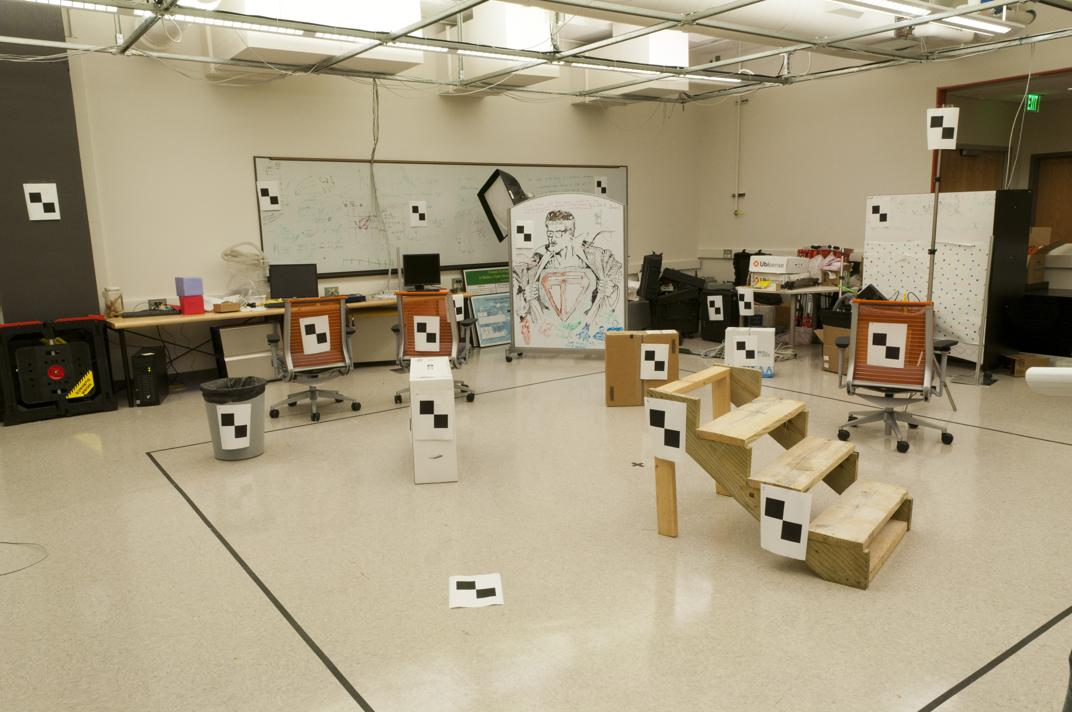
#> input picture image stitching/images/img1/lab1.jpg, 1072 x 712 px; its folder holds 2 pictures in this run
$ python image_stitching.py
#> lines starting #> are read from the running program, lines starting #| are printed output that depends on the picture; after the words box and inside, x2 and y2 are one past the last pixel; in counts of white or black regions, pixels touching at a corner belong together
import numpy as np
import cv2
import os

def draw_matches(img1, keypoints1, img2, keypoints2, matches):
    r, c = img1.shape[:2]
    r1, c1 = img2.shape[:2]

    # Create a blank image with the size of the first image + second image
    output_img = np.zeros((max([r, r1]), c+c1, 3), dtype='uint8')
    output_img[:r, :c, :] = np.dstack([img1, img1, img1])
    output_img[:r1, c:c+c1, :] = np.dstack([img2, img2, img2])

    # Go over all of the matching points and extract them
    for match in matches:
        img1_idx = match.queryIdx
        img2_idx = match.trainIdx
        (x1, y1) = keypoints1[img1_idx].pt
        (x2, y2) = keypoints2[img2_idx].pt

    # Draw circles on the keypoints
    cv2.circle(output_img, (int(x1),int(y1)), 4, (0, 255, 255), 1)
    cv2.circle(output_img, (int(x2)+c,int(y2)), 4, (0, 255, 255), 1)

    # Connect the same keypoints
    cv2.line(output_img, (int(x1),int(y1)), (int(x2)+c,int(y2)), (0, 255, 255), 1)

    return output_img


def warpImages(img1, img2, H):

    rows1, cols1 = img1.shape[:2]
    rows2, cols2 = img2.shape[:2]

    list_of_points_1 = np.float32([[0,0], [0, rows1],[cols1, rows1], [cols1, 0]]).reshape(-1, 1, 2)
    temp_points = np.float32([[0,0], [0,rows2], [cols2,rows2], [cols2,0]]).reshape(-1,1,2)

    # When we have established a homography we need to warp perspective
    # Change field of view
    list_of_points_2 = cv2.perspectiveTransform(temp_points, H)

    list_of_points = np.concatenate((list_of_points_1,list_of_points_2), axis=0)

    [x_min, y_min] = np.int32(list_of_points.min(axis=0).ravel() - 0.5)
    [x_max, y_max] = np.int32(list_of_points.max(axis=0).ravel() + 0.5)

    translation_dist = [-x_min,-y_min]

    H_translation = np.array([[1, 0, translation_dist[0]], [0, 1, translation_dist[1]], [0, 0, 1]])

    output_img = cv2.warpPerspective(img2, H_translation.dot(H), (x_max-x_min, y_max-y_min))
    output_img[translation_dist[1]:rows1+translation_dist[1], translation_dist[0]:cols1+translation_dist[0]] = img1

    return output_img


path = "./images/"
ls = os.listdir(path)
for i in ls:
    new_p = path+str(i)
    img_list = os.listdir(new_p)
    imgl = img_list[0]
    imgr = img_list[1]
    p = new_p+"/"+str(imgl)
    img1 = cv2.imread(new_p+"/"+str(imgl))
#> img1 is the input picture: shape (712, 1072, 3); mean B, G, R 126.2, 153, 164.7
    img2  = cv2.imread(new_p+"/"+str(imgr))
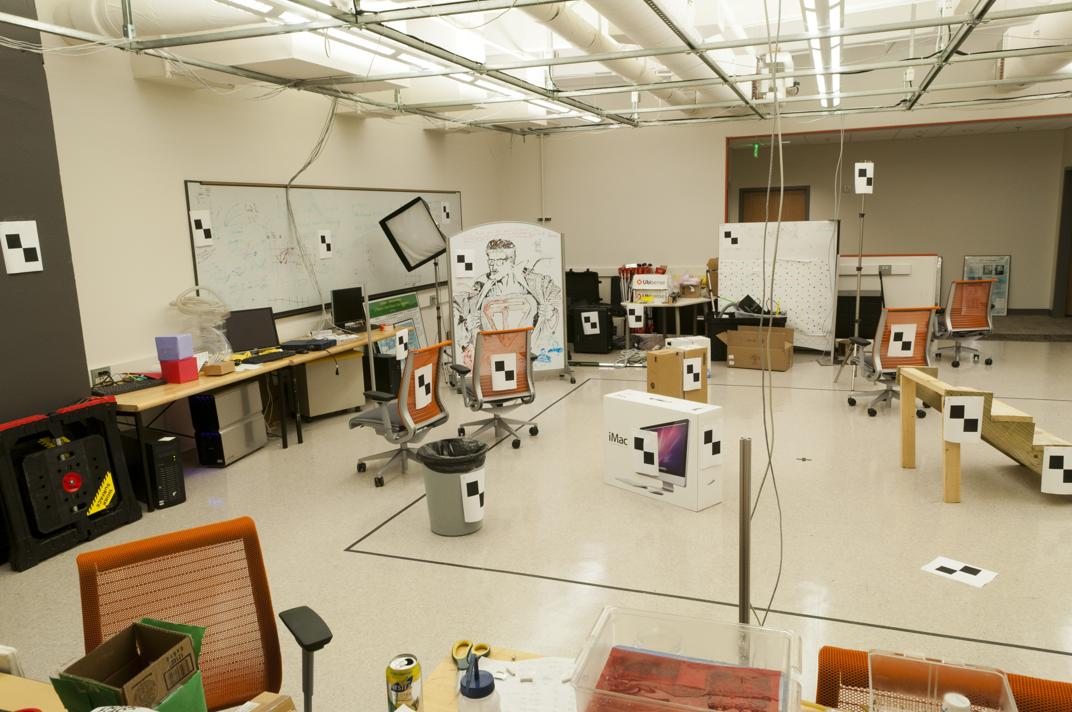
#> input picture image stitching/images/img1/lab2.jpg, 1072 x 712 px
#> img2 is the input picture: shape (712, 1072, 3); mean B, G, R 126, 152.9, 166.6
    img1_gray = cv2.cvtColor(img1, cv2.COLOR_BGR2GRAY)
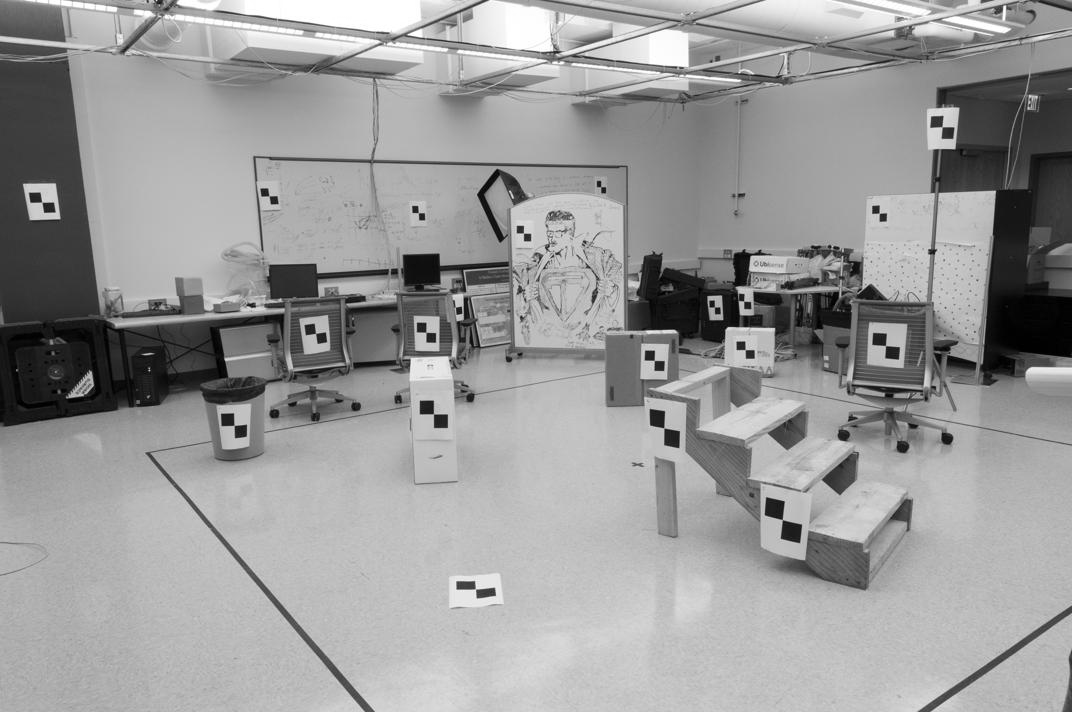
#> img1_gray: shape (712, 1072); min 0, max 255, mean 153.5
    img2_gray = cv2.cvtColor(img2, cv2.COLOR_BGR2GRAY)
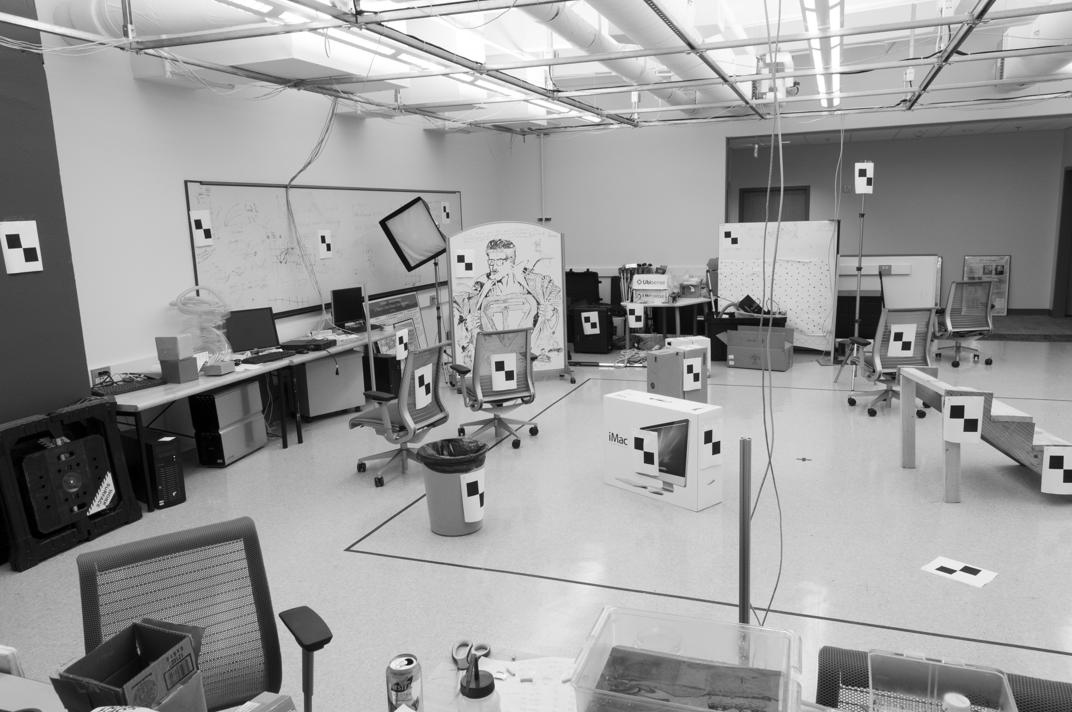
#> img2_gray: shape (712, 1072); min 0, max 255, mean 153.9
    orb = cv2.ORB_create(nfeatures=2000)

    # Find the key points and descriptors with ORB
    keypoints1, descriptors1 = orb.detectAndCompute(img1, None)
#> keypoints1 = 2000 keypoints; strongest (x, y, size): (748, 353, 53.6), (752, 256, 31), (526, 234, 31), (659, 363, 64.3)
    keypoints2, descriptors2 = orb.detectAndCompute(img2, None)
#> keypoints2 = 2000 keypoints; strongest (x, y, size): (410, 661, 37.2), (406, 662, 31), (412, 662, 31), (585, 319, 31)

    bf = cv2.BFMatcher_create(cv2.NORM_HAMMING)

    # Find matching points
    matches = bf.knnMatch(descriptors1, descriptors2,k=2)
#> matches = 2000 matches

    all_matches = []
    for m, n in matches:
        all_matches.append(m)
#> after the loop, all_matches = 2000 matches

    img3 = draw_matches(img1_gray, keypoints1, img2_gray, keypoints2, all_matches[:30])
#> in draw_matches, `output_img[:r, :c, :] = np.dstack([img1, img1, img1])`:
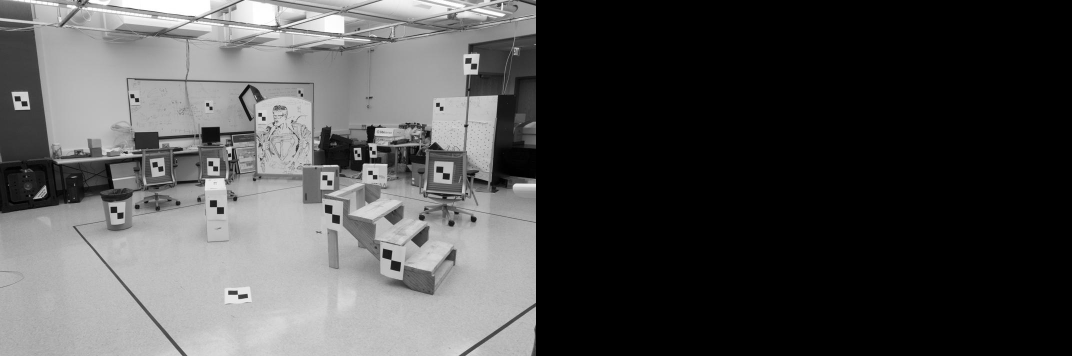
#> output_img: shape (712, 2144, 3) (shown at 1/2 size); min 0, max 255, mean 76.7
#> in draw_matches, `output_img[:r1, c:c+c1, :] = np.dstack([img2, img2, img2])`:
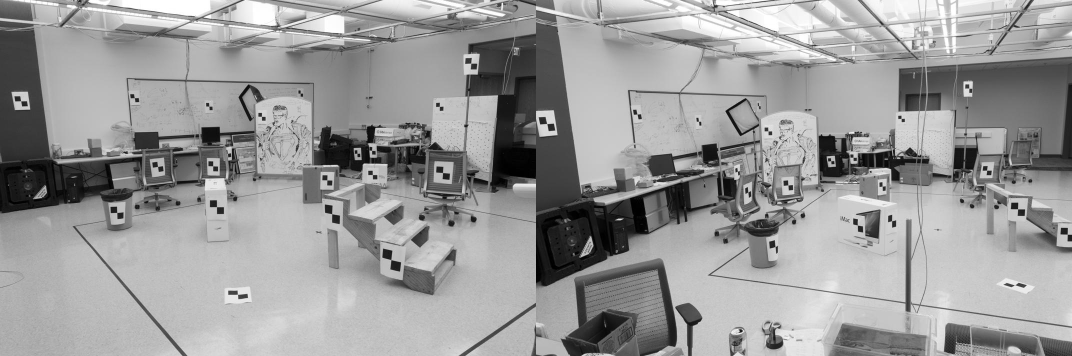
#> output_img: shape (712, 2144, 3) (shown at 1/2 size); min 0, max 255, mean 153.7
#> the loop in draw_matches, `for match in matches:` made 30 passes
#> (img2_idx, x1, y1, x2, y2) on passes 1 to 12: (927, 1028, 108, 707, 338.4), (736, 849, 419, 752.4, 82.8), (821, 651, 361, 959, 419), (78, 432, 416, 961, 419), (286, 521, 234, 899, 340), (821, 270, 194, 959, 419), (107, 742, 299, 869, 178), (440, 715, 304, 592.8, 326.4), (297, 832, 246, 638, 264), (594, 737, 290, 870, 186), (78, 662, 429, 961, 419), (823, 877, 215, 708.5, 445)
#> in draw_matches, `cv2.circle(output_img, (int(x1),int(y1)), 4, (0, 255, 255), 1)`: output_img: shape (712, 2144, 3); under 0.01% of pixels changed, all inside (x1, y1, x2, y2) = (432, 411, 441, 420)
#> in draw_matches, `cv2.circle(output_img, (int(x2)+c,int(y2)), 4, (0, 255, 255), 1)`: output_img: shape (712, 2144, 3); mean of channels 0, 1, 2 153.7, 153.7, 153.7
#> in draw_matches, `cv2.line(output_img, (int(x1),int(y1)), (int(x2)+c,int(y2)), (0, 255, ..`:
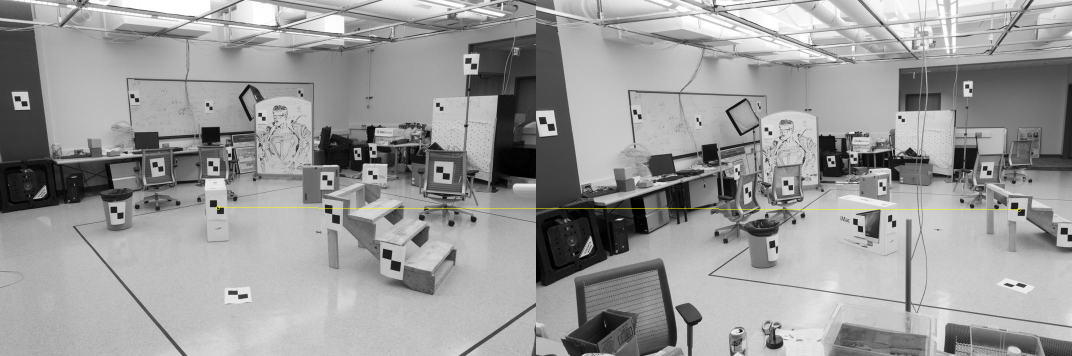
#> output_img: shape (712, 2144, 3) (shown at 1/2 size); mean of channels 0, 1, 2 153.6, 153.8, 153.8; drawn as B, G, R

    good = []
    for m, n in matches:
        if m.distance < 0.8 * n.distance:
            good.append(m)
#> after the loop, good = 198 matches

    MIN_MATCH_COUNT = 4

    if len(good) > MIN_MATCH_COUNT:
        # Convert keypoints to an argument for findHomography
        src_pts = np.float32([ keypoints1[m.queryIdx].pt for m in good]).reshape(-1,1,2)
#> src_pts = 198 rows, first 8: [745, 303], [939, 126], [420, 413], [559, 252], [457, 308], [425, 335], [711, 306], [313, 335]
        dst_pts = np.float32([ keypoints2[m.trainIdx].pt for m in good]).reshape(-1,1,2)
#> dst_pts = 198 rows, first 8: [865, 174], [960, 416.4], [951, 417], [499, 281], [859.2, 175.2], [904, 339], [587, 321], [507, 369]

        # Establish a homography
        M, _ = cv2.findHomography(src_pts, dst_pts, cv2.RANSAC,5.0)
#> M = [[16.82, 3.39, -5068], [3.09, 12.09, -1871.3], [0.0135, 0.00721, 1]]

        result = warpImages(img2, img1, M)
#> in warpImages, `list_of_points_2 = cv2.perspectiveTransform(temp_points, H)`: list_of_points_2 = [[-5068, -1871.3], [-432.3, 1097.5], [745.8, 487.1], [837.2, 92.83]]
#> in warpImages, `list_of_points = np.concatenate((list_of_points_1,list_of_points_2), a..`: list_of_points = [[0, 0], [0, 712], [1072, 712], [1072, 0], [-5068, -1871.3], [-432.3, 1097.5], [745.8, 487.1], [837.2, 92.83]]
#> in warpImages, `[x_min, y_min] = np.int32(list_of_points.min(axis=0).ravel() - 0.5)`: x_min = -5068; y_min = -1871
#> in warpImages, `[x_max, y_max] = np.int32(list_of_points.max(axis=0).ravel() + 0.5)`: x_max = 1072; y_max = 1097
#> in warpImages, `translation_dist = [-x_min,-y_min]`: translation_dist = [5068, 1871]
#> in warpImages, `H_translation = np.array([[1, 0, translation_dist[0]], [0, 1, translat..`: H_translation = [[1, 0, 5068], [0, 1, 1871], [0, 0, 1]]
#> in warpImages, `output_img[translation_dist[1]:rows1+translation_dist[1], translation_..`:
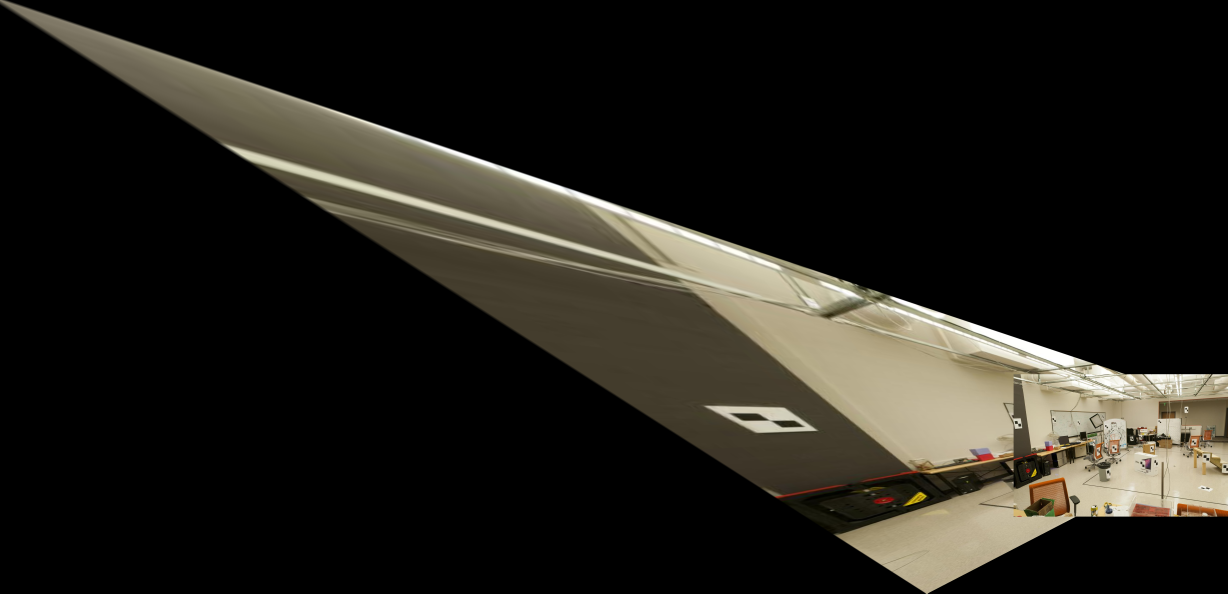
#> output_img: shape (2968, 6140, 3) (shown at 1/5 size); mean B, G, R 25.8, 31.7, 34.1
        cv2.imshow("final img", result)
        cv2.waitKey()
#> pass 2 of the loop `for i in ls:`:
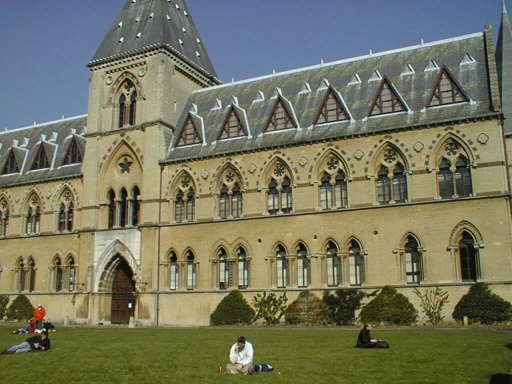
#> input picture image stitching/images/img2/library1.jpg, 512 x 384 px
#> img1 is the input picture: shape (384, 512, 3); mean B, G, R 94.6, 117.4, 116.2
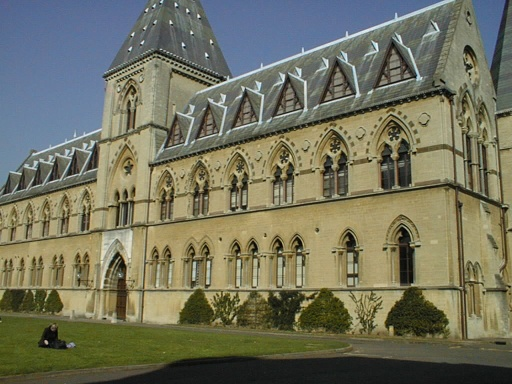
#> input picture image stitching/images/img2/library2.jpg, 512 x 384 px
#> img2 is the input picture: shape (384, 512, 3); mean B, G, R 93.7, 114.3, 114.3
#> img1_gray: shape (384, 512)
#> img2_gray: shape (384, 512)
#> keypoints1 = 1988 keypoints; strongest (x, y, size): (130, 304, 31), (129, 306, 31), (44, 329, 31), (246, 342, 31)
#> keypoints2 = 1993 keypoints; strongest (x, y, size): (225, 80, 31), (245, 206, 31), (354, 93, 31), (244, 208, 31)
#> matches = 1988 matches
#> the loop in draw_matches (call 2), `for match in matches:` made 30 passes
#> (img2_idx, x1, y1, x2, y2) on passes 1 to 8: (1174, 408, 237, 399.2, 233.3), (111, 139, 34, 346, 33), (535, 251, 137, 358.8, 94.8), (832, 235, 349, 301, 303.8), (0, 122, 38, 191, 32), (1226, 71, 136, 342.1, 153.8), (1818, 42, 135, 340.4, 167.2), (74, 198, 40, 391, 327)
#> after the loop `for m, n in matches:`: good = 244 matches
#> src_pts = 244 rows, first 8: [251, 137], [57, 145], [180, 41], [398, 162], [331, 149], [474, 167], [450, 168], [366, 176]
#> dst_pts = 244 rows, first 8: [358.8, 94.8], [263, 95], [182.4, 44.4], [402, 139], [390, 115], [415.2, 152.4], [391, 156], [367.2, 158.4]
#> M = [[0.582, -0.027, 50.48], [-0.122, 0.91, 24.49], [-0.000492, 5.17e-05, 1]]
#> list_of_points_2 = [[50.48, 24.49], [39.31, 366.8], [440, 405.8], [465.6, -50.68]]
#> list_of_points = [[0, 0], [0, 384], [512, 384], [512, 0], [50.48, 24.49], [39.31, 366.8], [440, 405.8], [465.6, -50.68]]
#> x_min = 0; y_min = -51
#> x_max = 512; y_max = 406
#> translation_dist = [0, 51]
#> H_translation = [[1, 0, 0], [0, 1, 51], [0, 0, 1]]
#> in warpImages (call 2), `output_img[translation_dist[1]:rows1+translation_dist[1], translation_..`:
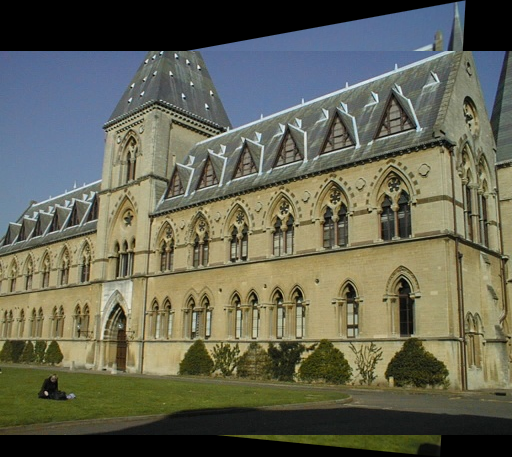
#> output_img: shape (457, 512, 3); mean B, G, R 83.4, 100.2, 99.5
